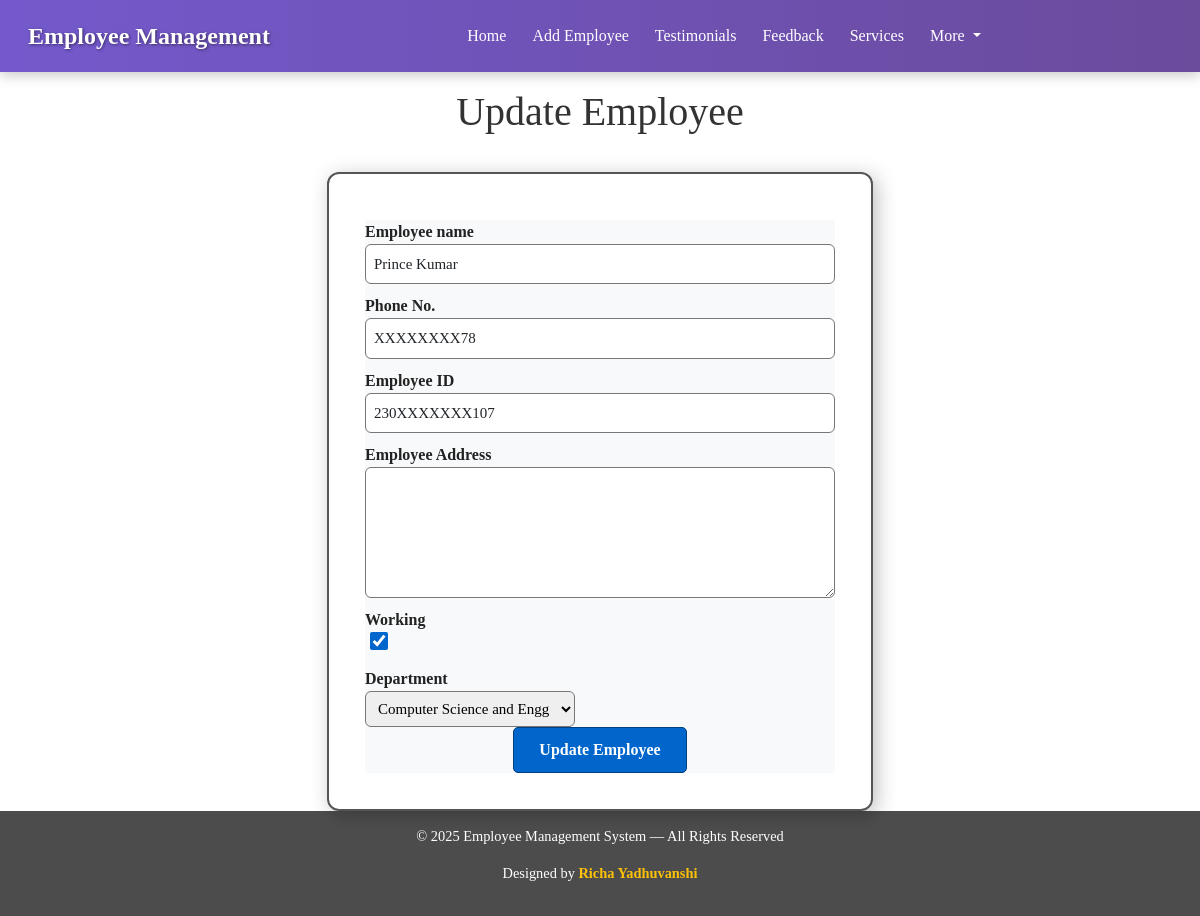
/emp/update-emp/22, run on the app's committed database.
### emp/models.py (models this page shows, shortened)
class Emp(models.Model):
    name = models.CharField(max_length=200)
    emp_id = models.CharField(max_length=200)
    phone = models.CharField(max_length=10)
    address = models.CharField(max_length=150)
    working = models.BooleanField(default=True)
    department = models.CharField(max_length=10)

### emp/views.py (the view)
# urls.py: path("update-emp/<int:emp_id>",update_emp),
def update_emp(request,emp_id):
    emp =Emp.objects.get(pk=emp_id)
    return render(request,"emp/update_emp.html",{
        'emp':emp
    })

### templates/emp/update_emp.html (shortened to what this page needs)
<!doctype html>
<html lang="en">
  <head>
    <link href="https://cdn.jsdelivr.net/npm/bootstrap@5.0.2/dist/css/bootstrap.min.css" rel="stylesheet">
  </head>
  <body>
    {% include 'emp/navbar.html' %}
    <h1 class="text-center my-3">Update Employee</h1>
    <div class="container">
        <div class="row">
            <div class="col-md-6 offset-md-3">
                <div class="card">
                    <div class="card-body">
                        <form action="/emp/do-update-emp/{{emp.id}}" method="POST" class="bg bg-light">
                            <div class="md-3">
                                <lable for="name">Employee name</lable>
                                <input id="name"
                                type="text"
                                class="form-control"
                                placeholder="Enter Employee name" name="emp_name"
                                value="{{emp.name}}">
                            </div>
                            <div class="md-3">
                                <lable for="phone">Phone No.</lable>
                                <input id="phone"
                                type="text"
                                class="form-control"
                                placeholder="enter your phone no." name="emp_phone"
                                value ="{{emp.phone}}">
                            </div>
                            <div class="md-3">
                                <lable for="id">Employee ID</lable>
                                <input id="id"
                                type="text"
                                class="form-control"
                                placeholder="Enter your id" name="emp_id"
                                value="{{emp.emp_id}}">
                            </div>
                            <div class="md-3">
                                <lable for="address">Employee Address</lable>
                                <textarea name="emp_address"
                                id="address"
                                cols="30" rows="5"
                                class="form-control"
                                value ="{{emp.address}}"></textarea>
                            </div>
                            <div class="md-3 from-check">
                                <lable for="working">Working</lable>
                                <input id="working"
                                name="emp_working"
                                {% if emp.working %} checked {% endif %}
                                type="checkbox"
                                class="from-check-input">
                            </div>
                            <div class="md-3">
                                <lable for="department">Department</lable>
                                <select value ="{{emp.department}}" name="emp_department" id="department">
                                    <option value="CSE">Computer Science and Engg</option>
                                </select>
                            </div>
                            <div class="container text-center">
                                <button class="btn">
                                    Update Employee
                                </button>
                            </div>
                        </form>
                    </div>
                </div>
            </div>
        </div>
    </div>
    <footer class="footer">
        <p>© 2025 Employee Management System — All Rights Reserved</p>
        <p>Designed by <b>Richa Yadhuvanshi</b></p>
    </footer>
  </body>
</html>

### templates/emp/update_emp.html (style rules this page uses)
body { background: linear-gradient(rgba(255, 255, 255, 0.85), rgba(255, 255, 255, 0.85)), url('https://images.unsplash.com/photo-1531746790731-6c087fecd65a?auto=format&fit=crop&w=1600&q=80') no-repeat center center fixed; background-size: cover; font-family: "Times New Roman", Georgia, serif; color: #333; }
.card { border: 2px solid #555; border-radius: 12px; box-shadow: 4px 4px 20px rgba(0,0,0,0.25); background-color: rgba(255, 255, 255, 0.95); padding: 20px; margin-top: 20px; }
lable { font-weight: bold; font-size: 16px; margin-top: 10px; display: block; color: #222; }
input.form-control, textarea.form-control, select { border: 1px solid #777; border-radius: 6px; padding: 8px; font-size: 15px; transition: 0.3s; }
.from-check-input { width: 18px; height: 18px; accent-color: #0066cc; margin-left: 5px; }
button.btn { background-color: #0066cc; color: #fff; font-weight: bold; border-radius: 5px; padding: 10px 25px; border: 1px solid #004080; transition: 0.3s; }
footer.footer { text-align: center; padding: 15px 0; background-color: rgba(0, 0, 0, 0.7); color: #fff; font-family: "Georgia", serif; font-size: 0.9em; width: 100%; bottom: 0; }
footer.footer b { color: #ffc107; }

### data on the page
Emp: emp_name "Prince Kumar", emp_phone "XXXXXXXX78", emp_id "230XXXXXXX107", working "☑", emp_department "Computer Science and Engg"
